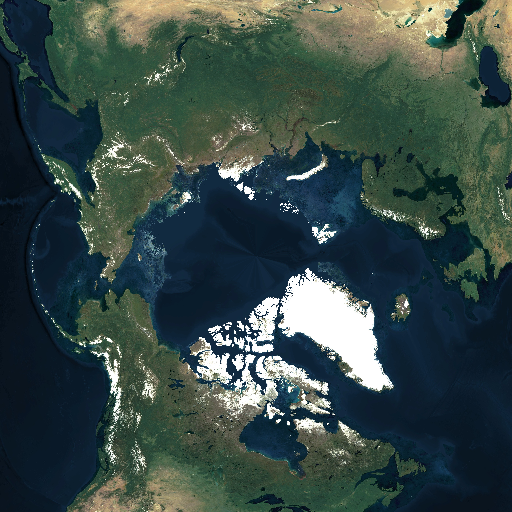
#> input picture draw/earth/plain/satellite-0.png, 512 x 512 px, given in place of satellite.png, which was not available
$ python cubemapgenerator.py
#> lines starting #> are read from the running program, lines starting #| are printed output that depends on the picture; pictures that were not available may be replaced by others from this repository, and a replacement may not be noted
### draw/earth/plain/projec.py
import math

def alternateqf(a, b, c):
    return 2 * c / (-b + math.sqrt(b*b - 4*a*c))

def pt2sphere(x, y):
    return x * math.sqrt(1/2 - y*y / 6), y * math.sqrt(1/2 - x*x/6), math.sqrt(1 - x*x/2 - y*y/2 + x*x*y*y/3)

# [9 lines left out: functions sphere2pt, _cmp, not called in this run]

def pt_to_sphere(x, y, z):
    return _cmp(x, y, z), _cmp(y, z, x), _cmp(z, x, y)

# [7 lines left out: function sphere_to_latlon, not called in this run]

def latlon_to_mercator(lat, lon):
    x = (lon + 180) / 360
    lat *= math.pi / 180
    y = math.tan(math.pi / 4 + lat / 2)
    y = math.log(y)
    y = 0.5 - y / 2 / math.pi
    # clip at 85 degrees
    if y > 1:
        y = 1
    if y < 0:
        y = 0
    return x, y

# [4 lines left out: function pt_to_mercator, not called in this run]
# z = 1

"""
X = x/2 - xy/6
Y = y/2 - xy/6

X = x/2 (1 - y/3)
x = 2X / (1 - y/3)

Y = y/2 (1 - x/3) = y/2 (1 - 2X/(3-y)) =

(3-y) Y = y/2 (3 - y) - yX

yy/2 + y(-Y - 3/2 + X) + 3Y = 0

(Y - 3/2 - X) +- sqrt((-Y + 3/2 + X)^2 - 6Y) over 1
yy - 3y/2 - yx - 3y/2 + 9/4 + 3x/2 -xy + 3x/2 + xx + 6y
yy + 3y - 2xy + 9/4 + 3x + xx
"""

# [10 lines left out: function test, not called in this run]


### draw/earth/plain/cubemapgenerator.py
from PIL import Image
from projec import pt_to_mercator
import math
import numpy as np

class mercator_projected_image:
    def __init__(self, fn="satellite.png"): #(self, fn):
        self.img = Image.open(fn)
        self.width, self.height = self.img.size
        assert self.width == self.height

    def map(self, x, y, z):
        x, y = pt_to_mercator(x, y, z)
        return x * (self.width - 1), y * (self.height - 1)

    def get_pixel(self, x, y, z):
        x, y = self.map(x, y, z)
        return self.img.getpixel((int(x), int(y)))
        # should think of something better probably

    def imagefromgrid(self, g):
        assert g.shape[2] == 3
        w, h = g.shape[0], g.shape[1]
        img = Image.new('RGB', (w, h))
        for j in range(g.shape[0]):
            for i in range(g.shape[1]):
                x, y, z = g[j, i, :]
                img.putpixel((j, i), self.get_pixel(x, y, z))
        return img

class height_and_latitude_projection:
    def __init__(self, fn="satellite.png"):
#> called with fn = 'satellite.png'
        self.img = Image.open(fn)
#> self.img is the input picture: PIL image 512x512 RGB; mean R, G, B 56.3, 74, 70.8
        self.width, self.height = self.img.size
#> self.width = 512; self.height = 512

    def map(self, l, h):
        from projec import latlon_to_mercator
        if h > 0.996:
            h = 0.996
        if h < -0.996:
            h = -0.996
        lat = math.asin(h) * 180 / math.pi
        x, y = latlon_to_mercator(lat, l)
        return x * (self.width - 1), y * (self.height - 1)

    def get_pixel(self, l, h):
        x, y = self.map(l, h)
        t = (int(x), int(y))
        return self.img.getpixel(t)

    def imagefromgrid(self, g):
        assert g.shape[2] == 2
        w, h = g.shape[0], g.shape[1]
        img = Image.new('RGB', (w, h))
#> img: PIL image 512x256 RGB; every value is 0
        for j in range(g.shape[0]):
            for i in range(g.shape[1]):
                l, h = g[j, i, :]
                img.putpixel((j, i), self.get_pixel(l, h))
#> this loop made 512 passes
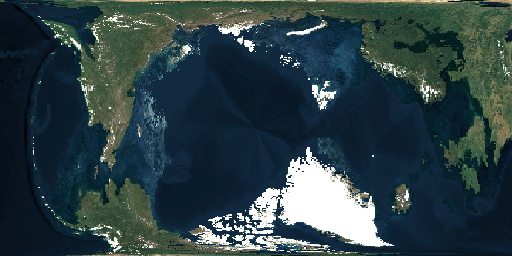
#> img: PIL image 512x256 RGB; mean R, G, B 46, 65.3, 70
        return img


def grid(m, o, x, y):
    o, x, y = [np.array(z)[None, None, :] for z in (o, x, y)]
    l = np.linspace(-1, 1, m)
    return o + l[:, None, None] * x + l[None, :, None] * y

def makegrids(m):
    dirs = np.eye(3)
    X, Y, Z = dirs[:, 0], dirs[:, 1], dirs[:, 2]
    top = grid(m, Z, X, -Y)
    bottom = grid(m, -Z, -X, -Y)
    front = grid(m, Y, -X, -Z)
    back = grid(m, -Y, X, -Z)
    left = grid(m, -X, -Y, -Z)
    right = grid(m, X, Y, -Z)
    return (top, bottom, front, back, left, right)

def makeimages(m):
    gr = makegrids(m)
    mercator = mercator_projected_image()
    for i in range(6):
        print("image %d" % i)
        img = mercator.imagefromgrid(gr[i])
        img.save("satellite-%d.png" % i)

def makeimages2():
    WIDTH, HEIGHT = 512, 256
    o = np.zeros((WIDTH, HEIGHT, 2))
    o[:, :, 0] = np.linspace(-180, 180, WIDTH)[:, None]
    o[:, :, 1] = np.linspace(1, -1, HEIGHT)[None, :]
    heightlat = height_and_latitude_projection()
    img = heightlat.imagefromgrid(o)
    img.save("satelliteh.png")

if __name__ == "__main__":
    #makeimages(512) # iya
    makeimages2()

$ run again, on draw/earth/plain/satellite-4.png
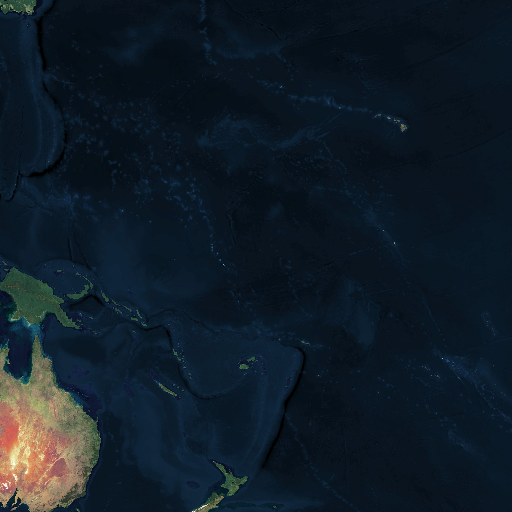
#> input picture draw/earth/plain/satellite-4.png, 512 x 512 px, given in place of satellite.png, which was not available
#> in __init__, self.img is the input picture: PIL image 512x512 RGB; mean R, G, B 16.7, 28.8, 39.4
#> the loop in imagefromgrid, `for j in range(g.shape[0]):` made 512 passes
#> after the loop in imagefromgrid, `for j in range(g.shape[0]):`:
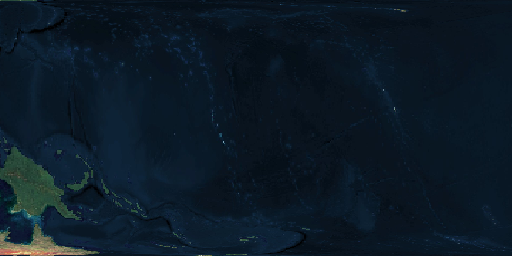
#> img: PIL image 512x256 RGB; mean R, G, B 11.8, 26, 38.1

$ run again, on draw/earth/plain/satellite-5.png
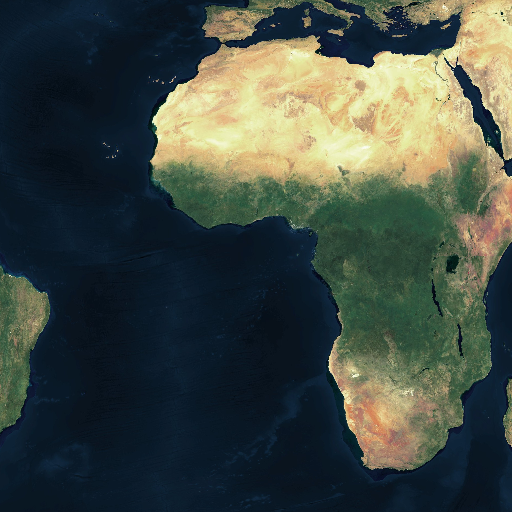
#> input picture draw/earth/plain/satellite-5.png, 512 x 512 px, given in place of satellite.png, which was not available
#> in __init__, self.img is the input picture: PIL image 512x512 RGB; mean R, G, B 65.1, 74.3, 66.7
#> the loop in imagefromgrid, `for j in range(g.shape[0]):` made 512 passes
#> after the loop in imagefromgrid, `for j in range(g.shape[0]):`:
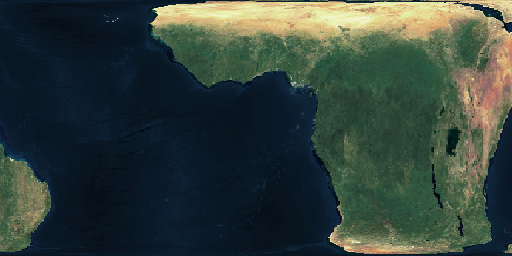
#> img: PIL image 512x256 RGB; mean R, G, B 51.5, 65.4, 59.3
